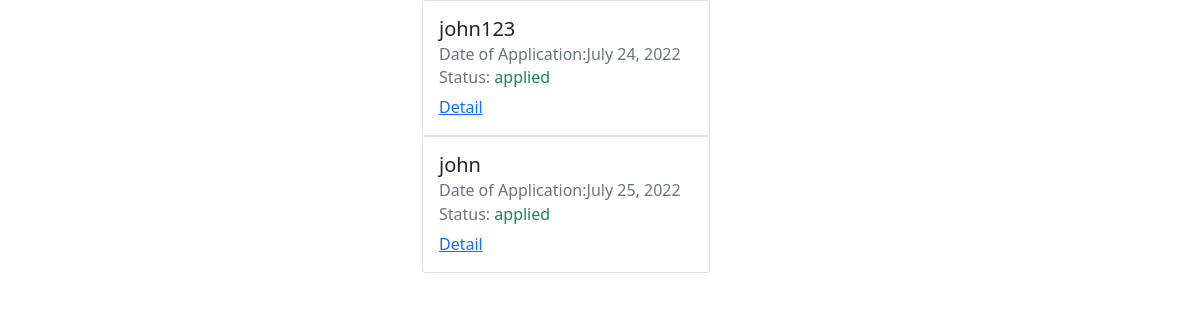
The app's page /user/employer/jobs/applicants/4 with its own data.
### employers/models.py (models this page shows)
class Application(models.Model):
    applicant=models.ForeignKey(User,on_delete=models.CASCADE,related_name='aapplicants')
    job=models.ForeignKey(Jobs,on_delete=models.CASCADE,related_name='ajobs')
    options=(
        ('applied','applied'),
        ('rejected','rejected'),
        ('pending','pending'),
        ('cancelled','cancelled'),
        ('accepted','accepted')
    )
    status=models.CharField(max_length=20,choices=options,default='applied')
    date=models.DateField(auto_now_add=True)
    class Meta:
        unique_together=(
            'applicant','job'
        )

### users/models.py (models this page shows, shortened)
class User(AbstractUser):
    phone=models.CharField(max_length=12)
    options=(
        ('candidate','candidate'),
        ('employer','employer')
    )
    role=models.CharField(max_length=12,choices=options,default='candidate')

### employers/views.py (the view)
# urls.py: path('jobs/applicants/<int:id>',views.JobApplicationsView.as_view(),name='emp-jobapplications'),
class JobApplicationsView(ListView):
    model = Application
    template_name = 'emp-jobapplicants.html'
    context_object_name = 'jobapplications'
    def get_queryset(self):
        return Application.objects.filter(job=self.kwargs.get('id'),status='applied')

### employers/templates/emp-jobapplicants.html (shortened to what this page needs)
<!DOCTYPE html>
<html lang="en">
<head>
    <link href="https://cdn.jsdelivr.net/npm/bootstrap@5.1.3/dist/css/bootstrap.min.css" rel="stylesheet">
</head>
<body>
<div class="container">
    <div class="row">
        <div class="col-4"></div>
        <div class="col-4">
{%if jobapplications%}
            {%for appli in jobapplications%}
            <div class="card" style="width: 18rem;">
  <div class="card-body">
    <h5 class="card-title">{{appli.applicant}}</h5>
    <h6 class="card-subtitle mb-2 text-muted">Date of Application:{{appli.date}}</h6>
      <h6 class="card-subtitle mb-2 text-muted">Status: <span class="text-success">{{appli.status}}</span></h6>
    <a href="{%url 'emp-appli-profile-detail' appli.id%}" class="card-link">Detail</a>
  </div>
</div>
{%endfor%}
{%else%}
            <div class="mt-5">
                    <h4 class="card-title">No New Applications</h4>
            </div>
            {%endif%}
        </div>
        <div class="col-4"></div>
    </div>
</div>
</body>
</html>

### records on screen
Application: applicant "john123", date "July 24, 2022", status "applied"
Application: applicant "john", date "July 25, 2022", status "applied"
